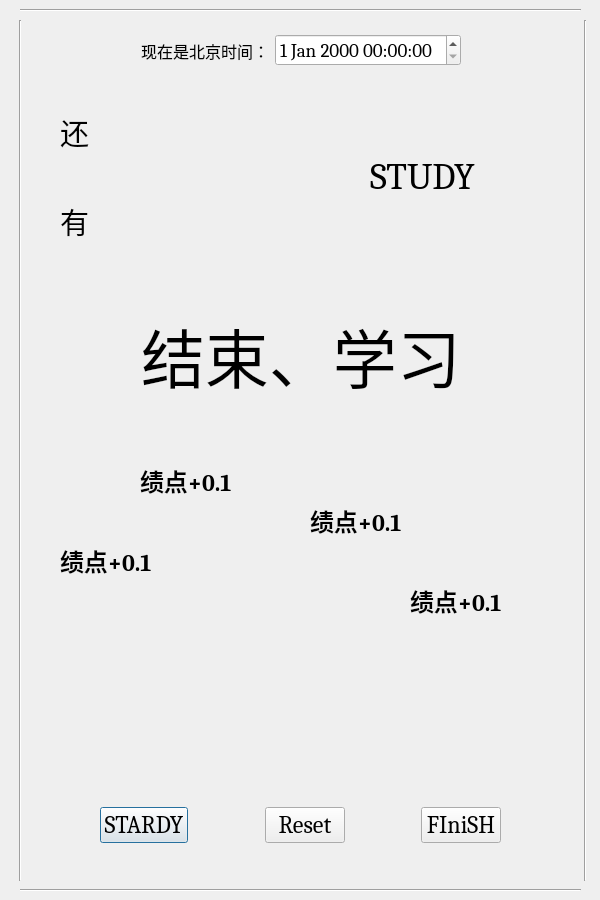
<?xml version="1.0" encoding="UTF-8"?>
<ui version="4.0">
 <class>StartTime</class>
 <widget class="QDialog" name="StartTime">
  <property name="windowModality">
   <enum>Qt::WindowModal</enum>
  </property>
  <property name="geometry">
   <rect>
    <x>0</x>
    <y>0</y>
    <width>600</width>
    <height>900</height>
   </rect>
  </property>
  <property name="font">
   <font>
    <family>Cambria</family>
    <pointsize>18</pointsize>
   </font>
  </property>
  <property name="windowTitle">
   <string>开始学习</string>
  </property>
  <property name="modal">
   <bool>true</bool>
  </property>
  <widget class="QWidget" name="layoutWidget">
   <property name="geometry">
    <rect>
     <x>30</x>
     <y>790</y>
     <width>541</width>
     <height>71</height>
    </rect>
   </property>
   <layout class="QHBoxLayout" name="buttonLayout">
    <item>
     <spacer name="horizontalSpacer_3">
      <property name="orientation">
       <enum>Qt::Horizontal</enum>
      </property>
      <property name="sizeHint" stdset="0">
       <size>
        <width>40</width>
        <height>20</height>
       </size>
      </property>
     </spacer>
    </item>
    <item>
     <widget class="QPushButton" name="start">
      <property name="text">
       <string>STARDY</string>
      </property>
     </widget>
    </item>
    <item>
     <spacer name="horizontalSpacer_4">
      <property name="orientation">
       <enum>Qt::Horizontal</enum>
      </property>
      <property name="sizeHint" stdset="0">
       <size>
        <width>40</width>
        <height>20</height>
       </size>
      </property>
     </spacer>
    </item>
    <item>
     <widget class="QPushButton" name="reset">
      <property name="text">
       <string>Reset</string>
      </property>
     </widget>
    </item>
    <item>
     <spacer name="horizontalSpacer_5">
      <property name="orientation">
       <enum>Qt::Horizontal</enum>
      </property>
      <property name="sizeHint" stdset="0">
       <size>
        <width>40</width>
        <height>20</height>
       </size>
      </property>
     </spacer>
    </item>
    <item>
     <widget class="QPushButton" name="finish">
      <property name="text">
       <string>FIniSH</string>
      </property>
      <property name="autoExclusive">
       <bool>false</bool>
      </property>
      <property name="autoDefault">
       <bool>false</bool>
      </property>
     </widget>
    </item>
    <item>
     <spacer name="horizontalSpacer_6">
      <property name="orientation">
       <enum>Qt::Horizontal</enum>
      </property>
      <property name="sizeHint" stdset="0">
       <size>
        <width>40</width>
        <height>20</height>
       </size>
      </property>
     </spacer>
    </item>
   </layout>
  </widget>
  <widget class="Line" name="line">
   <property name="geometry">
    <rect>
     <x>10</x>
     <y>20</y>
     <width>21</width>
     <height>861</height>
    </rect>
   </property>
   <property name="orientation">
    <enum>Qt::Vertical</enum>
   </property>
  </widget>
  <widget class="Line" name="line_2">
   <property name="geometry">
    <rect>
     <x>570</x>
     <y>20</y>
     <width>31</width>
     <height>861</height>
    </rect>
   </property>
   <property name="orientation">
    <enum>Qt::Vertical</enum>
   </property>
  </widget>
  <widget class="Line" name="line_3">
   <property name="geometry">
    <rect>
     <x>20</x>
     <y>-5</y>
     <width>561</width>
     <height>31</height>
    </rect>
   </property>
   <property name="orientation">
    <enum>Qt::Horizontal</enum>
   </property>
  </widget>
  <widget class="Line" name="line_4">
   <property name="geometry">
    <rect>
     <x>20</x>
     <y>870</y>
     <width>561</width>
     <height>41</height>
    </rect>
   </property>
   <property name="orientation">
    <enum>Qt::Horizontal</enum>
   </property>
  </widget>
  <widget class="QWidget" name="layoutWidget">
   <property name="geometry">
    <rect>
     <x>30</x>
     <y>90</y>
     <width>541</width>
     <height>351</height>
    </rect>
   </property>
   <layout class="QVBoxLayout" name="themeLayout">
    <item>
     <layout class="QHBoxLayout" name="horizontalLayout">
      <item>
       <spacer name="horizontalSpacer">
        <property name="orientation">
         <enum>Qt::Horizontal</enum>
        </property>
        <property name="sizeType">
         <enum>QSizePolicy::Fixed</enum>
        </property>
        <property name="sizeHint" stdset="0">
         <size>
          <width>30</width>
          <height>20</height>
         </size>
        </property>
       </spacer>
      </item>
      <item>
       <layout class="QVBoxLayout" name="verticalLayout">
        <item>
         <widget class="QLabel" name="label_2">
          <property name="font">
           <font>
            <family>Cambria</family>
            <pointsize>22</pointsize>
            <weight>50</weight>
            <bold>false</bold>
           </font>
          </property>
          <property name="text">
           <string>还</string>
          </property>
         </widget>
        </item>
        <item>
         <widget class="QLabel" name="label_3">
          <property name="font">
           <font>
            <family>Cambria</family>
            <pointsize>22</pointsize>
            <weight>50</weight>
            <bold>false</bold>
           </font>
          </property>
          <property name="text">
           <string>有</string>
          </property>
         </widget>
        </item>
       </layout>
      </item>
      <item>
       <widget class="QLabel" name="label">
        <property name="font">
         <font>
          <family>Cambria</family>
          <pointsize>28</pointsize>
          <weight>50</weight>
          <bold>false</bold>
         </font>
        </property>
        <property name="text">
         <string>STUDY</string>
        </property>
        <property name="textFormat">
         <enum>Qt::AutoText</enum>
        </property>
        <property name="alignment">
         <set>Qt::AlignCenter</set>
        </property>
       </widget>
      </item>
      <item>
       <spacer name="horizontalSpacer_9">
        <property name="orientation">
         <enum>Qt::Horizontal</enum>
        </property>
        <property name="sizeType">
         <enum>QSizePolicy::Fixed</enum>
        </property>
        <property name="sizeHint" stdset="0">
         <size>
          <width>30</width>
          <height>20</height>
         </size>
        </property>
       </spacer>
      </item>
     </layout>
    </item>
    <item>
     <layout class="QHBoxLayout" name="horizontalLayout_3">
      <item>
       <spacer name="horizontalSpacer_2">
        <property name="orientation">
         <enum>Qt::Horizontal</enum>
        </property>
        <property name="sizeHint" stdset="0">
         <size>
          <width>40</width>
          <height>20</height>
         </size>
        </property>
       </spacer>
      </item>
      <item>
       <widget class="QLabel" name="label_4">
        <property name="font">
         <font>
          <family>Cambria</family>
          <pointsize>48</pointsize>
          <weight>50</weight>
          <bold>false</bold>
         </font>
        </property>
        <property name="layoutDirection">
         <enum>Qt::RightToLeft</enum>
        </property>
        <property name="text">
         <string>结束、学习</string>
        </property>
       </widget>
      </item>
      <item>
       <spacer name="horizontalSpacer_8">
        <property name="orientation">
         <enum>Qt::Horizontal</enum>
        </property>
        <property name="sizeHint" stdset="0">
         <size>
          <width>40</width>
          <height>20</height>
         </size>
        </property>
       </spacer>
      </item>
     </layout>
    </item>
   </layout>
  </widget>
  <widget class="QWidget" name="layoutWidget">
   <property name="geometry">
    <rect>
     <x>30</x>
     <y>30</y>
     <width>541</width>
     <height>41</height>
    </rect>
   </property>
   <layout class="QHBoxLayout" name="pkTimeLayout">
    <item>
     <spacer name="horizontalSpacer_10">
      <property name="orientation">
       <enum>Qt::Horizontal</enum>
      </property>
      <property name="sizeHint" stdset="0">
       <size>
        <width>40</width>
        <height>20</height>
       </size>
      </property>
     </spacer>
    </item>
    <item>
     <widget class="QLabel" name="label_5">
      <property name="font">
       <font>
        <family>Cambria</family>
        <pointsize>12</pointsize>
        <weight>50</weight>
        <bold>false</bold>
       </font>
      </property>
      <property name="text">
       <string>现在是北京时间：</string>
      </property>
     </widget>
    </item>
    <item>
     <widget class="QDateTimeEdit" name="dateTimeEdit">
      <property name="font">
       <font>
        <family>Cambria</family>
        <pointsize>14</pointsize>
       </font>
      </property>
     </widget>
    </item>
    <item>
     <spacer name="horizontalSpacer_11">
      <property name="orientation">
       <enum>Qt::Horizontal</enum>
      </property>
      <property name="sizeHint" stdset="0">
       <size>
        <width>40</width>
        <height>20</height>
       </size>
      </property>
     </spacer>
    </item>
   </layout>
  </widget>
  <widget class="QLabel" name="gpa_4">
   <property name="geometry">
    <rect>
     <x>140</x>
     <y>460</y>
     <width>161</width>
     <height>41</height>
    </rect>
   </property>
   <property name="font">
    <font>
     <weight>75</weight>
     <bold>true</bold>
    </font>
   </property>
   <property name="text">
    <string>绩点+0.1</string>
   </property>
  </widget>
  <widget class="QLabel" name="gpa_3">
   <property name="geometry">
    <rect>
     <x>310</x>
     <y>500</y>
     <width>141</width>
     <height>41</height>
    </rect>
   </property>
   <property name="font">
    <font>
     <weight>75</weight>
     <bold>true</bold>
    </font>
   </property>
   <property name="text">
    <string>绩点+0.1</string>
   </property>
  </widget>
  <widget class="QLabel" name="gpa_1">
   <property name="geometry">
    <rect>
     <x>410</x>
     <y>580</y>
     <width>171</width>
     <height>41</height>
    </rect>
   </property>
   <property name="font">
    <font>
     <weight>75</weight>
     <bold>true</bold>
    </font>
   </property>
   <property name="text">
    <string>绩点+0.1</string>
   </property>
  </widget>
  <widget class="QLabel" name="gpa_2">
   <property name="geometry">
    <rect>
     <x>60</x>
     <y>540</y>
     <width>141</width>
     <height>41</height>
    </rect>
   </property>
   <property name="font">
    <font>
     <weight>75</weight>
     <bold>true</bold>
    </font>
   </property>
   <property name="text">
    <string>绩点+0.1</string>
   </property>
  </widget>
 </widget>
 <resources/>
 <connections/>
</ui>
